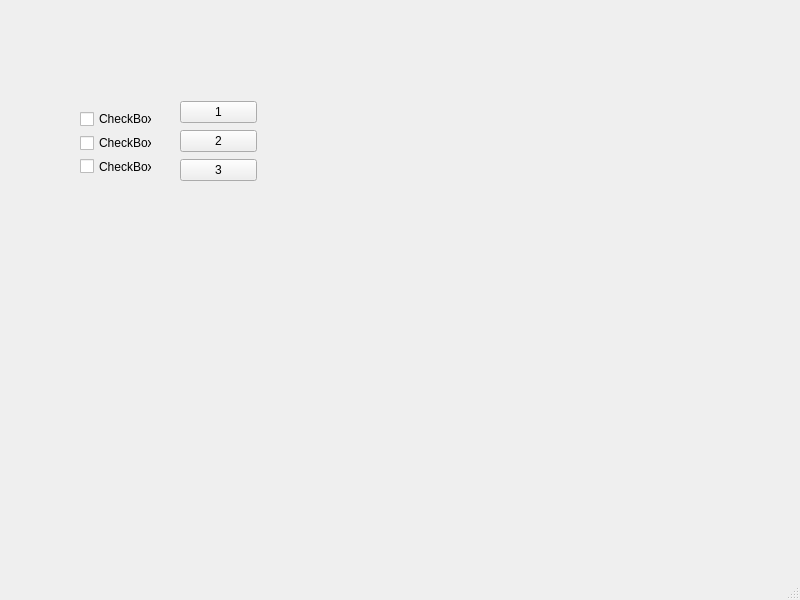
<?xml version="1.0" encoding="UTF-8"?>
<ui version="4.0">
 <class>MainWindow</class>
 <widget class="QMainWindow" name="MainWindow">
  <property name="geometry">
   <rect>
    <x>0</x>
    <y>0</y>
    <width>800</width>
    <height>600</height>
   </rect>
  </property>
  <property name="windowTitle">
   <string>MainWindow</string>
  </property>
  <widget class="QWidget" name="centralwidget">
   <widget class="QWidget" name="">
    <property name="geometry">
     <rect>
      <x>80</x>
      <y>110</y>
      <width>72</width>
      <height>65</height>
     </rect>
    </property>
    <layout class="QVBoxLayout" name="verticalLayout">
     <item>
      <widget class="QCheckBox" name="checkBox">
       <property name="text">
        <string>CheckBox</string>
       </property>
      </widget>
     </item>
     <item>
      <widget class="QCheckBox" name="checkBox_2">
       <property name="text">
        <string>CheckBox</string>
       </property>
      </widget>
     </item>
     <item>
      <widget class="QCheckBox" name="checkBox_3">
       <property name="text">
        <string>CheckBox</string>
       </property>
      </widget>
     </item>
    </layout>
   </widget>
   <widget class="QWidget" name="">
    <property name="geometry">
     <rect>
      <x>180</x>
      <y>100</y>
      <width>77</width>
      <height>83</height>
     </rect>
    </property>
    <layout class="QVBoxLayout" name="verticalLayout_2">
     <item>
      <widget class="QPushButton" name="pushButton">
       <property name="text">
        <string>1</string>
       </property>
      </widget>
     </item>
     <item>
      <widget class="QPushButton" name="pushButton_2">
       <property name="text">
        <string>2</string>
       </property>
      </widget>
     </item>
     <item>
      <widget class="QPushButton" name="pushButton_3">
       <property name="text">
        <string>3</string>
       </property>
      </widget>
     </item>
    </layout>
   </widget>
  </widget>
  <widget class="QMenuBar" name="menubar">
   <property name="geometry">
    <rect>
     <x>0</x>
     <y>0</y>
     <width>800</width>
     <height>21</height>
    </rect>
   </property>
  </widget>
  <widget class="QStatusBar" name="statusbar"/>
 </widget>
 <resources/>
 <connections/>
</ui>
